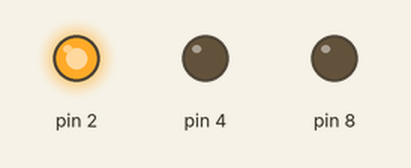
Recording of a sketch running on a simulated Arduino Uno, built with avr-gcc and run on an emulated ATmega328P. Parts: output pins drawn as LEDs (lit = HIGH).

Above: at 0.15 s.
At 7.5 s:
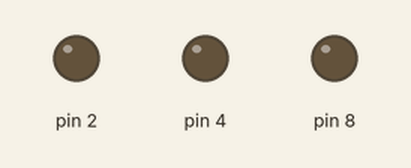
Timing chart, 0 to 10.7 s (numbered marks = the images above):
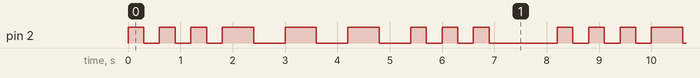

Measured:
- by itself, pin 2: repeats every 8.2 s: 2 × (LOW 0.30 s, HIGH 0.30 s), LOW 0.30 s, 3 × (HIGH 0.60 s, LOW 0.60 s), 2 × (HIGH 0.30 s, LOW 0.30 s), HIGH 0.30 s, LOW 1.3 s, HIGH 0.30 s
- by itself, everything shown: repeats every 8.2 s, in 18 steps

The sketch:

1bonus.ino
```cpp
boolean flag = 1;
unsigned long last = 0;
void setup() {
  pinMode(8, OUTPUT);
  pinMode(4, OUTPUT);
  pinMode(2, OUTPUT);
  pinMode(A5, INPUT);
  Serial.begin(9600);
}

void loop() {
  action('p');
  action('b');
  action('p');
  delay(1000);
}

void action(char type) {
  if (type == 'p') {
     signal_a(300);
  } else if (type == 'b') {
     signal_a(600);
  }
}

void signal_a(int time_a) {
  for (int i = 0; i < 3; i++) {
    digitalWrite(2, 1);
    delay(time_a);
    digitalWrite(2, 0);
    delay(time_a);
  }
}
```
